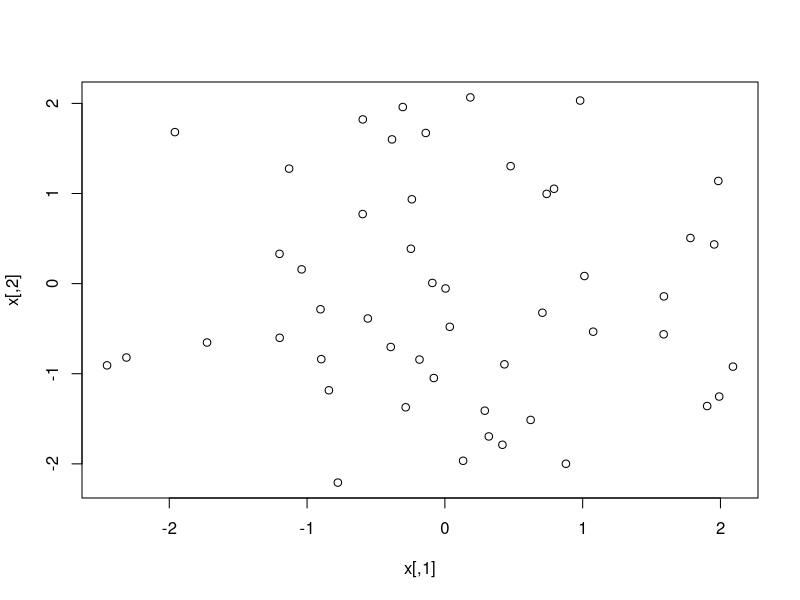
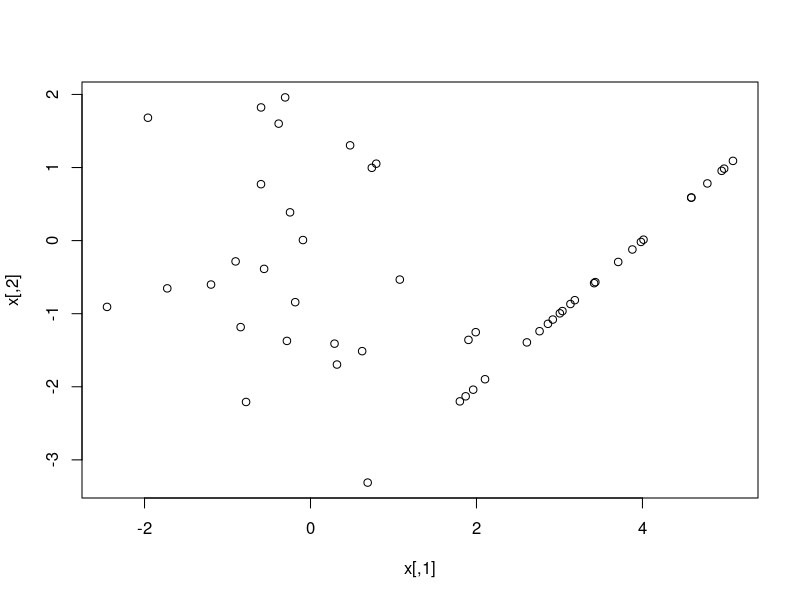
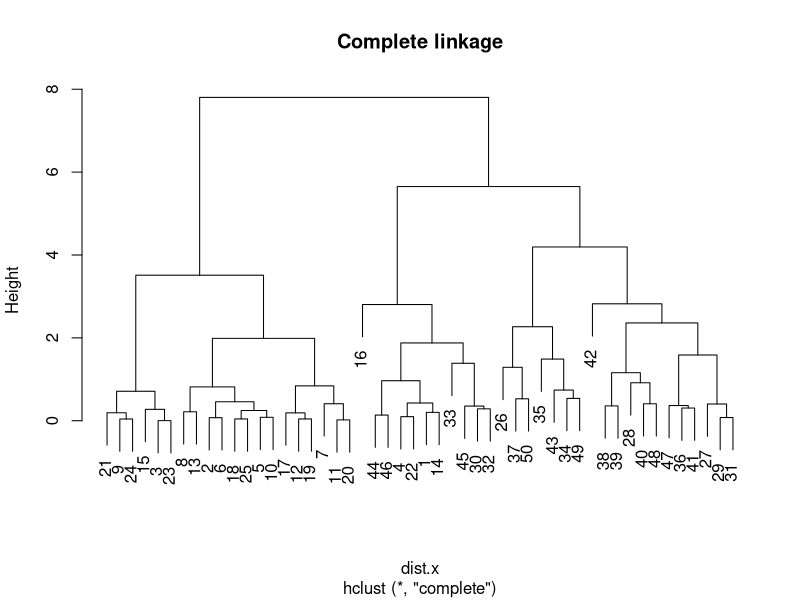
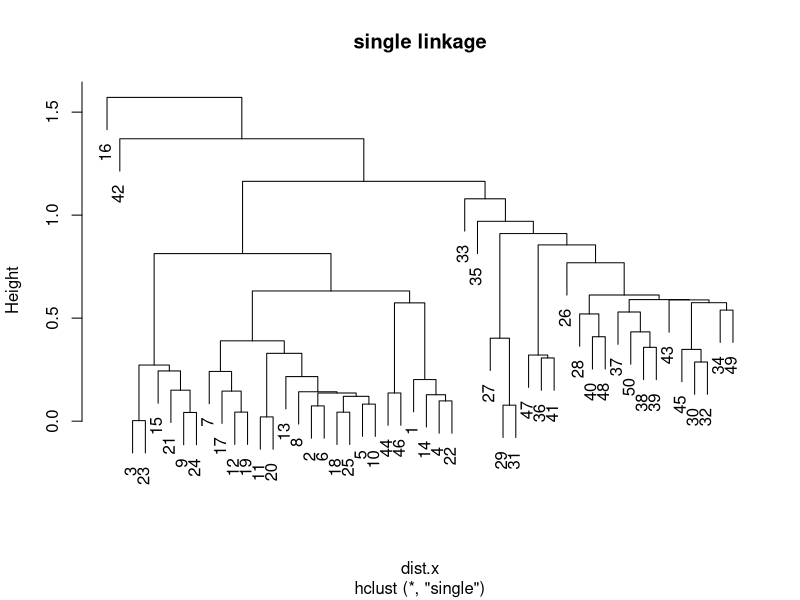
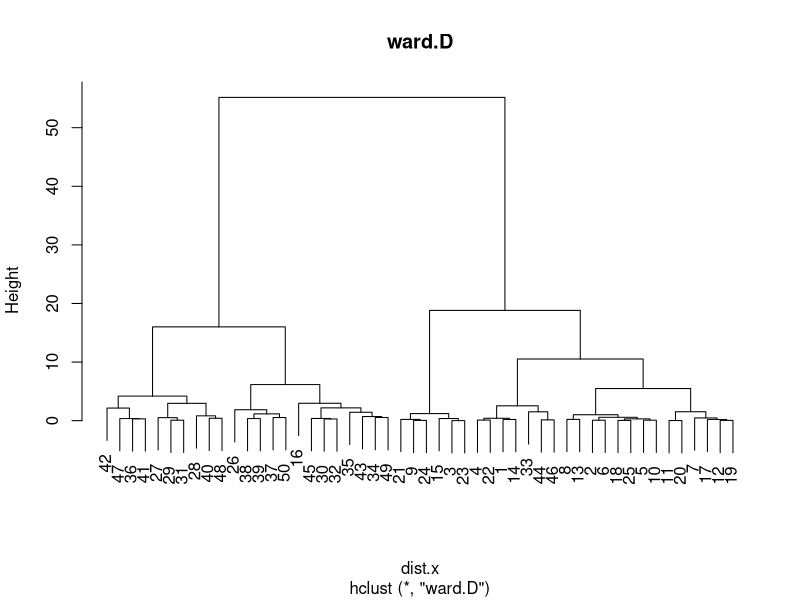
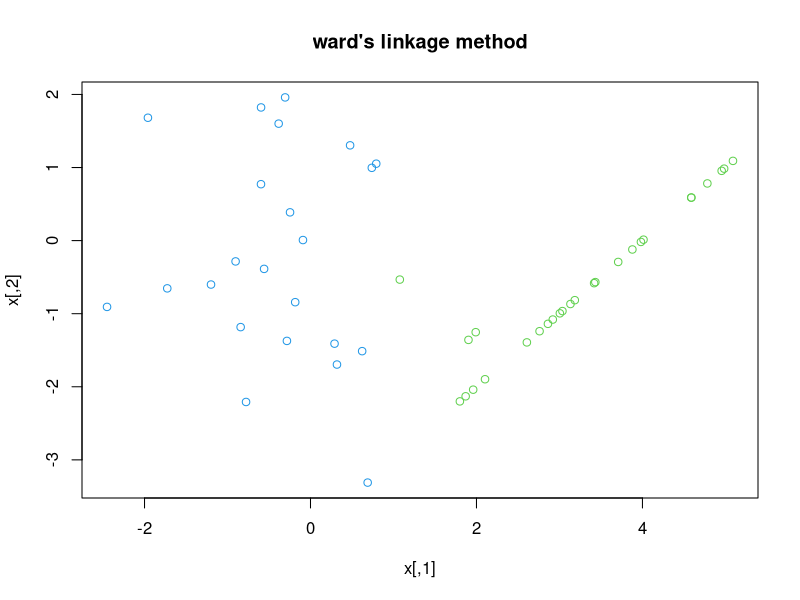
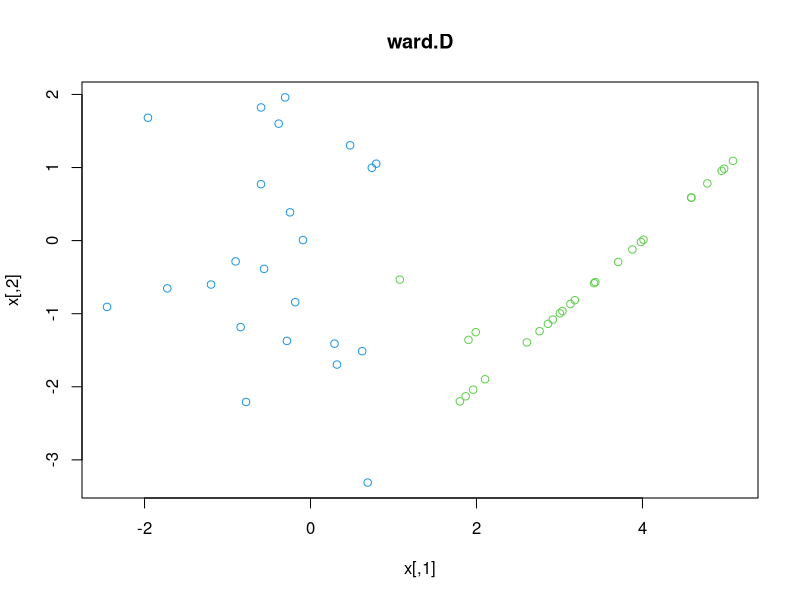
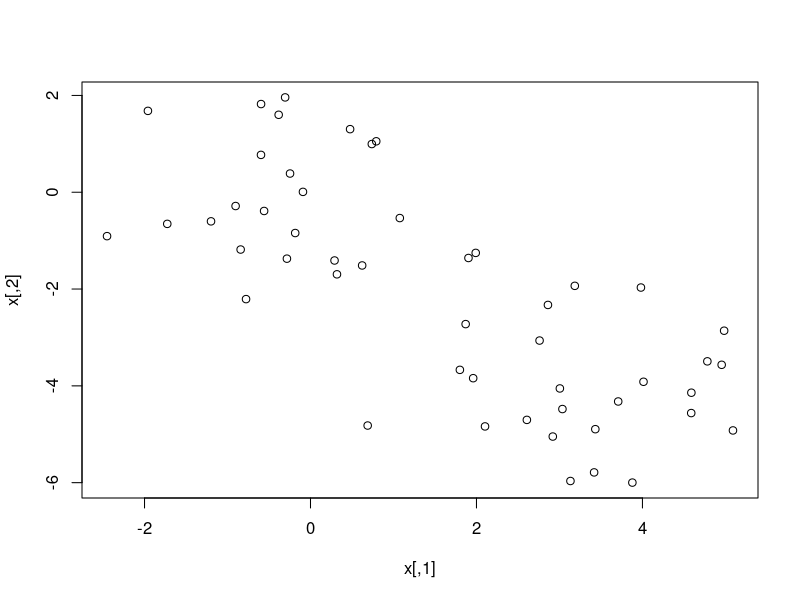

Here is the R script that generated these plots, in order:
## ---- chunk 1
knitr::opts_chunk$set(echo = TRUE)
## ---- chunk 2
set.seed(2)

x= matrix(rnorm(50*2), ncol = 2)
#rnorm generate random normal variables
head(x)
plot(x)

x[1:25, 1]= x[1:25, 1]+3
x[1:25, 2]= x[1:25, 1]-4
plot(x)

?hclust
?dist
?kmeans

dist.x=dist(x) #find distance matrixs
hc.1=hclust(dist.x, method = "complete") #complete: define the linkage of two clusters
hc.2=hclust(dist.x, method = "single") 
hc.3=hclust(dist.x, method = "ward.D") 

plot(hc.1, main= "Complete linkage")
plot(hc.2, main= "single linkage")
plot(hc.3, main= "ward.D")

result <- cutree(hc.3, 2)
plot(x, col= result+2, main = "ward's linkage method")
#plot(x, col= result, main = "ward's linkage method")
#change color
plot(x, col= result+2, main = "ward.D")

result.c <- cutree(hc.1, 2)
x.c <- cbind(x, result.c)
head(x.c, 3)

#select cluster 1
c1 <- x.c[,3]==1

mean(x.c[x.c[,3]==1, 1]) #avg for x1
mean(x.c[x.c[,3]==1, 2]) #avg for 
## ---- chunk 3
set.seed(2)
x= matrix(rnorm(50*2), ncol = 2)

x[1:25, 1]= x[1:25, 1]+3
x[1:25, 2]= x[1:25, 2]-4
plot(x)

km.out=kmeans(x, 2, nstart = 20)
km.out$cluster
km.out$centers
km.out$tot.withinss

km.res <- rep(NA, 4)
for (i in 1:4){
km.out=kmeans(x, i, nstart = 20)
km.res[i] <- km.out$tot.withinss
}

plot(km.res, type="o")
km.out=kmeans(x, 2, nstart = 20)
plot(x, col=km.out$cluster)
